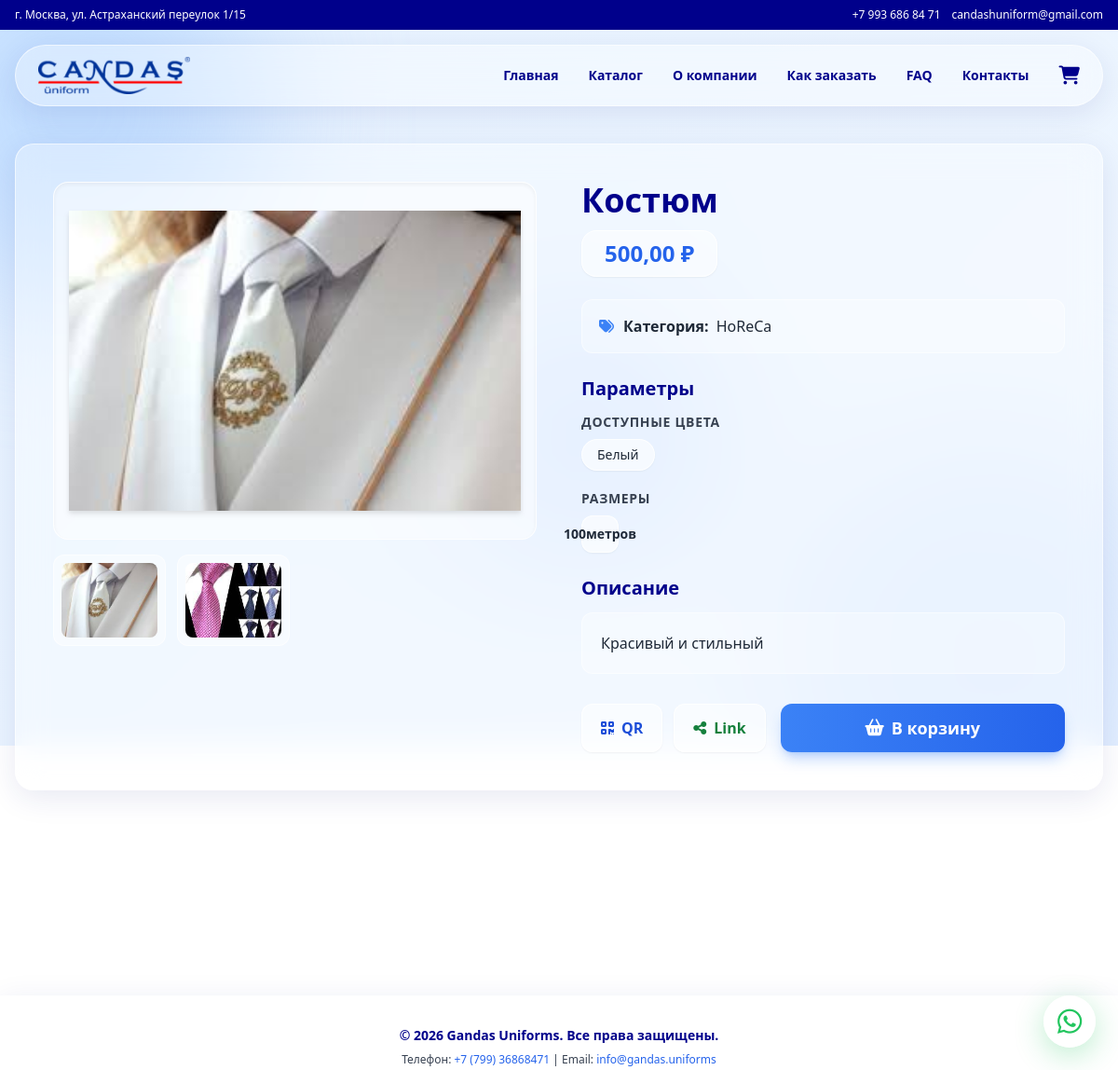
Screenshot of /products/2/ with the database file from the repository.
### products/models.py (models this page shows, shortened)
class Product(models.Model):
    name = models.CharField(max_length=200, verbose_name="Название")
    description = models.TextField(verbose_name="Описание")
    base_price = models.DecimalField(
        max_digits=10,
        decimal_places=2,
        verbose_name="Базовая цена"
    )
    category = models.ForeignKey(
        Category,
        on_delete=models.CASCADE,
        verbose_name="Категория"
    )
    gender = models.CharField(
        max_length=10,
        choices=[
            ('unisex', 'Унисекс'),
            ('male', 'Мужской'),
            ('female', 'Женский'),
        ],
        blank=True,
        verbose_name="Пол (только для медицины)"
    )
    created_at = models.DateTimeField(auto_now_add=True)
    class Meta:
        verbose_name = "Товар"
        verbose_name_plural = "Товары"

class ProductImage(models.Model):
    product = models.ForeignKey(
        Product,
        related_name='images',
        on_delete=models.CASCADE
    )
    image = models.ImageField(upload_to='products/', verbose_name="Изображение")
    class Meta:
        verbose_name = "Изображение товара"
        verbose_name_plural = "Изображения товаров"

class Category(models.Model):
    TYPE_CHOICES = [
        ('medical', 'Медицинская одежда'),
        ('horeca', 'HoReCa'),
    ]
    name = models.CharField(max_length=100, verbose_name="Название категории")
    slug = models.SlugField(unique=True)
    type = models.CharField(
        max_length=10,
        choices=TYPE_CHOICES,
        verbose_name="Тип категории",
        blank=True
    )
    banner_image = models.ImageField(
        upload_to='banners/',
        verbose_name="Баннер категории",
        blank=True,
        null=True
    )
    class Meta:
        verbose_name = "Категория"
        verbose_name_plural = "Категории"

class ProductVariant(models.Model):
    product = models.ForeignKey(
        Product,
        related_name='variants',
        on_delete=models.CASCADE
    )
    color = models.ForeignKey(Color, on_delete=models.CASCADE, verbose_name="Цвет")
    size = models.ForeignKey(Size, on_delete=models.CASCADE, verbose_name="Размер")
    stock = models.PositiveIntegerField(default=0, verbose_name="Остаток (опционально)")
    class Meta:
        verbose_name = "Вариант товара"
        verbose_name_plural = "Варианты товаров"
        unique_together = ('product', 'color', 'size')

class Color(models.Model):
    name = models.CharField(max_length=50, verbose_name="Цвет")
    class Meta:
        verbose_name = "Цвет"
        verbose_name_plural = "Цвета"

class Size(models.Model):
    name = models.CharField(max_length=20, verbose_name="Размер")
    class Meta:
        verbose_name = "Размер"
        verbose_name_plural = "Размеры"

### products/views.py (the view)
# urls.py: path('<int:pk>/', views.product_detail, name='product_detail'),
def product_detail(request, pk):
    product = get_object_or_404(Product, pk=pk)
    return render(request, 'products/product_detail.html', {'product': product})

### products/templates/products/product_detail.html (shortened to what this page needs)
{% extends 'base.html' %}
{% load static %}
{% block content %}
<div class="px-4 py-6">
  <div class="glass-card p-6 md:p-10">
    <div class="grid grid-cols-1 lg:grid-cols-2 gap-8 md:gap-12">
      <div class="flex flex-col gap-4">
        {% if product.images.all %}
          <div class="w-full h-72 md:h-96 bg-white/50 border border-white/70 rounded-2xl p-4 shadow-inner flex items-center justify-center">
            <img id="main-img" src="{{ product.images.first.image.url }}" alt="{{ product.name }}"
                 class="w-full h-full object-contain drop-shadow-md">
          </div>
          <div class="grid grid-cols-4 gap-3">
            {% for img in product.images.all %}
              <div class="bg-white/40 border border-white/60 rounded-xl p-2 cursor-pointer hover:bg-white/70 hover:shadow-md transition-glass"
                   onclick="document.getElementById('main-img').src='{{ img.image.url }}'">
                <img src="{{ img.image.url }}" alt="Изображение {{ forloop.counter }}"
                     class="w-full h-16 md:h-20 object-cover rounded-lg">
              </div>
            {% endfor %}
          </div>
        {% else %}
          <div class="w-full h-72 md:h-96 bg-white/40 border border-white/60 rounded-2xl flex items-center justify-center">
            <span class="text-gray-500 font-medium flex flex-col items-center gap-2">
              <i class="fas fa-image text-3xl"></i> Нет изображений
            </span>
          </div>
        {% endif %}
      </div>
      <div class="flex flex-col h-full justify-between">
        <div>
          <h1 class="text-2xl md:text-4xl font-extrabold mb-3 text-[#00008B]">{{ product.name }}</h1>
          <div class="inline-block bg-white/50 border border-white/80 rounded-2xl px-6 py-2 shadow-sm mb-6">
            <p class="text-xl md:text-2xl text-blue-600 font-extrabold">{{ product.base_price }} ₽</p>
          </div>
          <div class="bg-white/30 border border-white/50 rounded-xl p-4 space-y-2 mb-6 text-sm md:text-base text-gray-800 font-medium">
            <p class="flex items-center gap-2"><i class="fas fa-tags text-blue-500 w-5 text-center"></i> <strong>Категория:</strong> {{ product.category.name }}</p>
          </div>
          <div class="mt-4 md:mt-6">
            <h3 class="font-bold text-lg md:text-xl mb-3 text-[#00008B]">Параметры</h3>
            <div class="mb-5">
              <label class="block text-xs md:text-sm font-semibold mb-2 text-gray-700 uppercase tracking-wider">Доступные цвета</label>
              <div class="flex flex-wrap gap-2">
                {% for variant in product.variants.all %}
                  <span class="px-4 py-1.5 text-sm bg-white/60 border border-white/80 shadow-sm rounded-full font-medium text-gray-800">{{ variant.color.name }}</span>
                {% endfor %}
              </div>
            </div>
            <div class="mb-5">
              <label class="block text-xs md:text-sm font-semibold mb-2 text-gray-700 uppercase tracking-wider">Размеры</label>
              <div class="flex flex-wrap gap-2">
                {% for variant in product.variants.all %}
                  <span class="w-10 h-10 flex items-center justify-center text-sm bg-white/60 border border-white/80 shadow-sm rounded-xl font-bold text-gray-800">{{ variant.size.name }}</span>
                {% endfor %}
              </div>
            </div>
          </div>
          <div class="mt-6">
            <h3 class="font-bold text-lg md:text-xl mb-3 text-[#00008B]">Описание</h3>
            <div class="bg-white/30 border border-white/50 rounded-xl p-5 text-sm md:text-base text-gray-800 font-medium leading-relaxed">
              {{ product.description }}
            </div>
          </div>
        </div>
        <div class="mt-8 flex flex-col sm:flex-row flex-wrap gap-3 md:gap-4">
          <div class="flex gap-3 w-full sm:w-auto">
            <button onclick="generateQR(window.location.href)" class="flex-1 sm:flex-none bg-white/50 border border-white/80 text-blue-700 font-bold px-5 py-3 rounded-xl hover:bg-white transition-glass shadow-sm flex items-center justify-center gap-2">
              <i class="fas fa-qrcode"></i> QR
            </button>
            <button onclick="copyLink(window.location.href)" class="flex-1 sm:flex-none bg-white/50 border border-white/80 text-green-700 font-bold px-5 py-3 rounded-xl hover:bg-white transition-glass shadow-sm flex items-center justify-center gap-2">
              <i class="fas fa-share-alt"></i> Link
            </button>
          </div>
          <form action="{% url 'add_to_cart' product.variants.first.id %}" method="post" class="flex-1 w-full sm:w-auto mt-2 sm:mt-0">
            <button type="submit" class="w-full bg-gradient-to-r from-blue-500 to-blue-600 text-white py-3 rounded-xl hover:from-blue-600 hover:to-blue-700 transition-glass font-bold shadow-lg shadow-blue-500/30 flex items-center justify-center gap-2 text-lg">
              <i class="fas fa-shopping-basket"></i> В корзину
            </button>
          </form>
        </div>
      </div>
    </div>
  </div>
</div>
{% endblock %}

### static/css/style.css (style rules this page uses)
:root { --text-color: #00008B; --accent: #4A90E2; }
body { font-family: 'Segoe UI', Tahoma, Geneva, Verdana, sans-serif; color: var(--text-color); overflow-x: hidden; }
.transition-glass { transition: all 0.4s cubic-bezier(0.175, 0.885, 0.32, 1.275); }
.glass-card { background: rgba(255, 255, 255, 0.35); backdrop-filter: blur(16px); -webkit-backdrop-filter: blur(16px); border: 1px solid rgba(255, 255, 255, 0.6); box-shadow: 0 8px 32px 0 rgba(31, 38, 135, 0.1); border-radius: 1.25rem; }

### rows the page displays
Product: images.first.image (picture), name "Костюм", base_price "500,00", category.name "HoReCa", description "Красивый и стильный"
ProductImage: image (picture)
ProductImage: image (picture)
ProductVariant: color.name "Белый", size.name "100метров"
